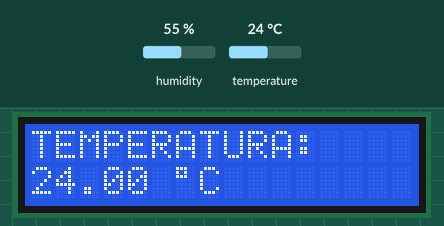
A sketch run on a simulated Arduino Uno, built with avr-gcc and run on an emulated ATmega328P. On the bench: 16×2 character LCD. The inputs (shaded band) are chosen by the test bench; at power-on: temperature 24 °C, humidity 55 %.

Above: at 2.6 s.
2.7 s: temperature set to 12 °C
At 5.2 s:
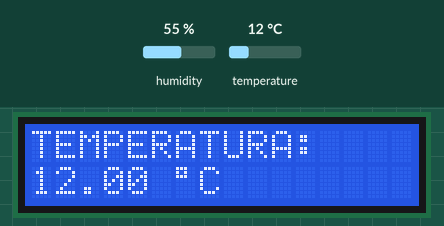
5.7 s: temperature set to 19 °C
At 7.0 s:
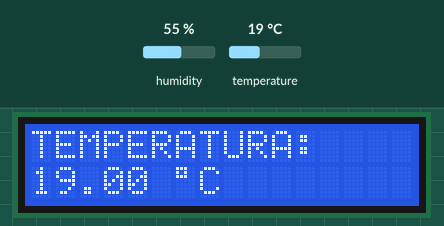
8.7 s: temperature set to 28 °C
At 10.5 s:
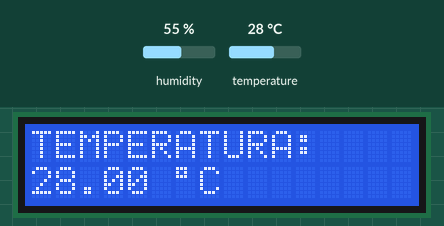
Timing chart, 0 to 12.0 s (numbered marks = the images above; inputs shaded):
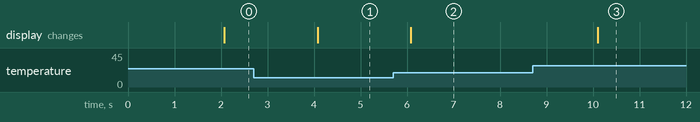

The sketch:

arduino-temp.ino
```cpp
#include <LiquidCrystal.h>
#include "DHT.h";

#define DHTPIN 2
#define DHTTYPE DHT22

const int rs = 8, en = 9, d4 = 4, d5 = 5, d6 = 6, d7 = 7;
LiquidCrystal lcd(rs, en, d4, d5, d6, d7);
DHT dht(DHTPIN, DHTTYPE);

void setup() {
  dht.begin();
  lcd.begin(16, 2);
  lcd.setCursor(0, 0);
  lcd.print("TEMPERATURA: ");
  lcd.setCursor(6, 1);
  lcd.print(char(223));
  lcd.print("C");
}

void loop() {
  delay(2000);
  float temp = dht.readTemperature();

  if (isnan(temp)) {
    lcd.setCursor(0, 1);
    lcd.print("ERRO AO LER TEMP");
    return;
  }

  lcd.setCursor(0, 1);
  lcd.print(temp);

}
```

Measured:
- after the input at 2.7 s, the display: changes after 1.4 s (image 1)
- after the input at 5.7 s, the display: changes after 0.38 s (image 2)
- after the input at 8.7 s, the display: changes after 1.4 s (image 3)
